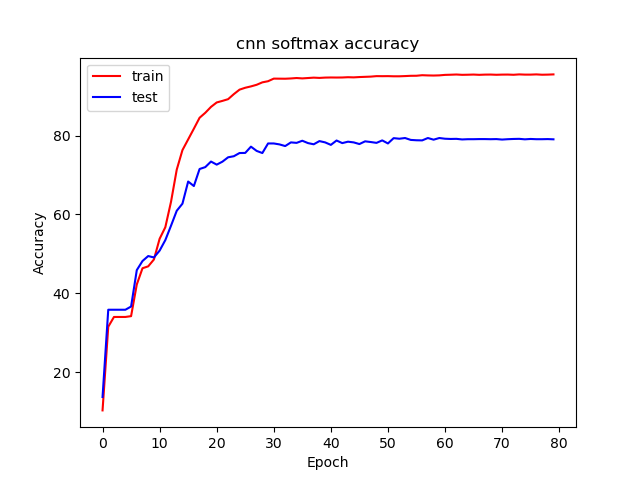
#> input picture plotss/cnn_softmax_accuracy.png, 640 x 480 px
$ python hog.py   (older library calls are emulated)
#> lines starting #> are read from the running program, lines starting #| are printed output that depends on the picture
import matplotlib.pyplot as plt

from skimage.feature import hog
from skimage import data, exposure
from PIL import Image
from numpy import asarray

im1 = Image.open('./plotss/cnn_softmax_accuracy.png')
#> im1 is the input picture: PIL image 640x480 RGBA; mean R, G, B, A 250.7, 249.5, 250.7, 255
im2 = Image.open('./plotss/intensity_softmax_accuracy.png')
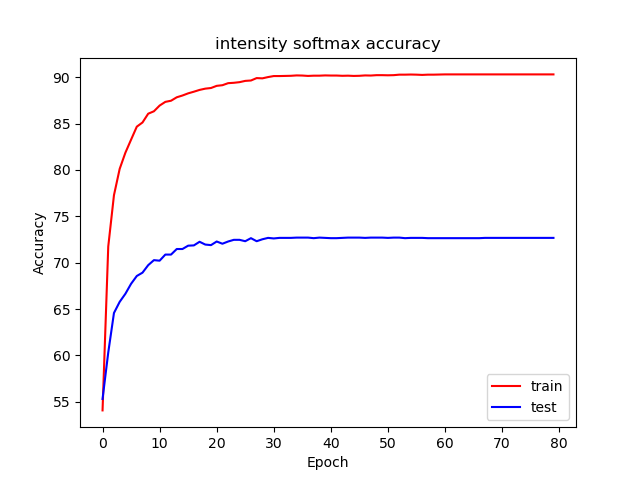
#> input picture plotss/intensity_softmax_accuracy.png, 640 x 480 px
#> im2 is the input picture: PIL image 640x480 RGBA; mean R, G, B, A 250.5, 249.2, 250.3, 255
im3 = Image.open('./plotss/intensity_svm_accuracy.png')
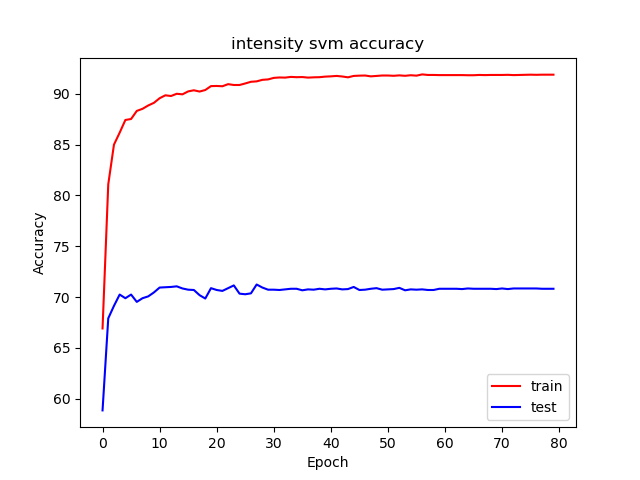
#> input picture plotss/intensity_svm_accuracy.png, 640 x 480 px
#> im3 is the input picture: PIL image 640x480 RGBA; mean R, G, B, A 250.6, 249.4, 250.5, 255
im4 = Image.open('./plotss/rgb_softmax_accuracy.png')
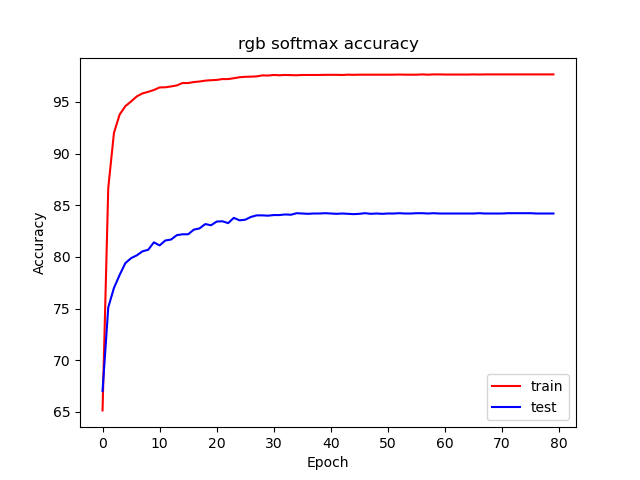
#> input picture plotss/rgb_softmax_accuracy.png, 640 x 480 px
#> im4 is the input picture: PIL image 640x480 RGBA; mean R, G, B, A 250.6, 249.3, 250.4, 255
im5 = Image.open('./plotss/rgb_svm_accuracy.png')
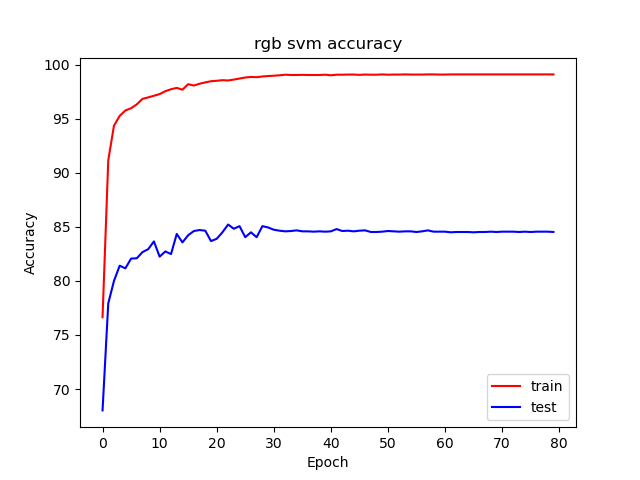
#> input picture plotss/rgb_svm_accuracy.png, 640 x 480 px
#> im5 is the input picture: PIL image 640x480 RGBA; mean R, G, B, A 250.6, 249.4, 250.6, 255
fig, (ax1, ax2,ax3,ax4,ax5) = plt.subplots(1, 5, sharex=True, sharey=True)
ax1.axis('off')
ax1.imshow(im1, cmap=plt.cm.gray)
ax2.axis('off')
ax2.imshow(im2, cmap=plt.cm.gray)
ax3.axis('off')
ax3.imshow(im3, cmap=plt.cm.gray)
ax4.axis('off')
ax4.imshow(im4, cmap=plt.cm.gray)
ax5.axis('off')
ax5.imshow(im5, cmap=plt.cm.gray)
plt.show()

# [42 lines of commented-out code are left out]
